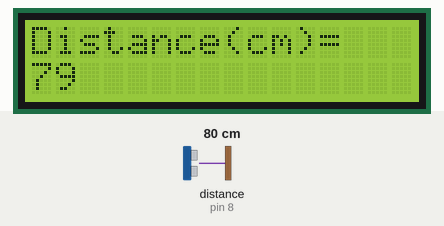
This sketch was run on a simulated Arduino Uno, built with avr-gcc and run on an emulated ATmega328P. Parts: 16×2 character LCD. Wiring (inferred from the names in the program): ultrasonic range finder: trigger pin 9; echo pin 8. Inputs (shaded band) come from the test bench; at power-on: distance to the obstacle (sensor on pin 8) 80 cm. The echo pulse lasts 58.3 µs per cm; what the sketch prints to the serial monitor is not drawn.

Above: at 1.2 s.
1.3 s: distance to the obstacle (sensor on pin 8) set to 2 cm
At 1.9 s:
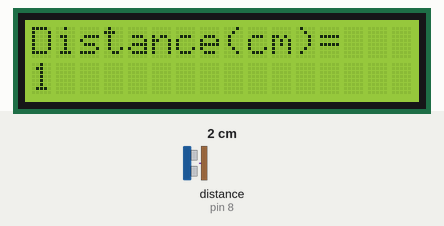
4.3 s: distance to the obstacle (sensor on pin 8) set to 4 cm
At 5.0 s:
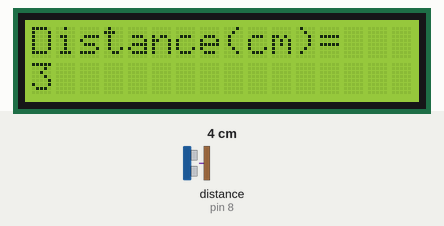
6.1 s: distance to the obstacle (sensor on pin 8) set to 9 cm
At 6.5 s:
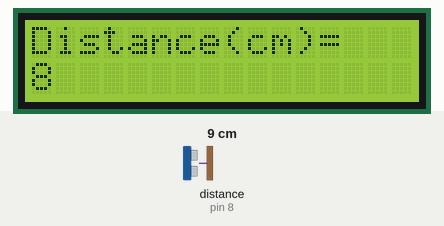
Timing chart, 0 to 9.1 s (numbered marks = the images above; inputs shaded):
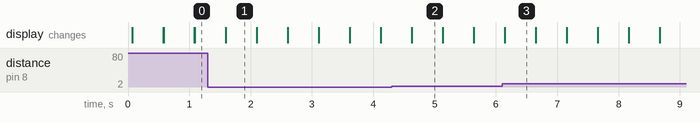

The sketch:

distanceLCD.ino
```cpp
#include <LiquidCrystal.h>
const int rs = 12, en = 11, d4 = 5, d5 = 4, d6 = 3, d7 = 2;
LiquidCrystal lcd(rs, en, d4, d5, d6, d7);
#define trigPin 9
#define echoPin 8
void setup() {
  lcd.begin(16, 2);
  lcd.print("Distance(cm)=");
    Serial.begin (9600);
  pinMode(trigPin, OUTPUT);
  pinMode(echoPin, INPUT);
}

void loop() {
    long duration, distance;
  digitalWrite(trigPin, LOW);
  delayMicroseconds(2);
  digitalWrite(trigPin, HIGH);
  delayMicroseconds(10);
  digitalWrite(trigPin, LOW);
  duration = pulseIn(echoPin, HIGH);
  distance = (duration/2) / 29.1;
  if (distance >= 400 || distance <= 0){
    Serial.println("Out of range");
  }
  else {
    Serial.print(distance);
    Serial.println(" cm");
  }
  lcd.setCursor(0, 0);
  lcd.print("Distance(cm)=");
  lcd.setCursor(0, 1);
  // print the number of seconds since reset:
  lcd.print(distance);
  delay(500);
  lcd.clear();
}
```

Measured:
- after the input at 1.3 s, the display: first differs from a run without the input after 0.30 s (image 1)
- after the input at 4.3 s, the display: first differs from a run without the input after 0.33 s (image 2)
- after the input at 6.1 s, the display: first differs from a run without the input at once (image 3)
- what the display in image 1 shows lasts 0.5 s, from 1.6 s to 2.1 s
